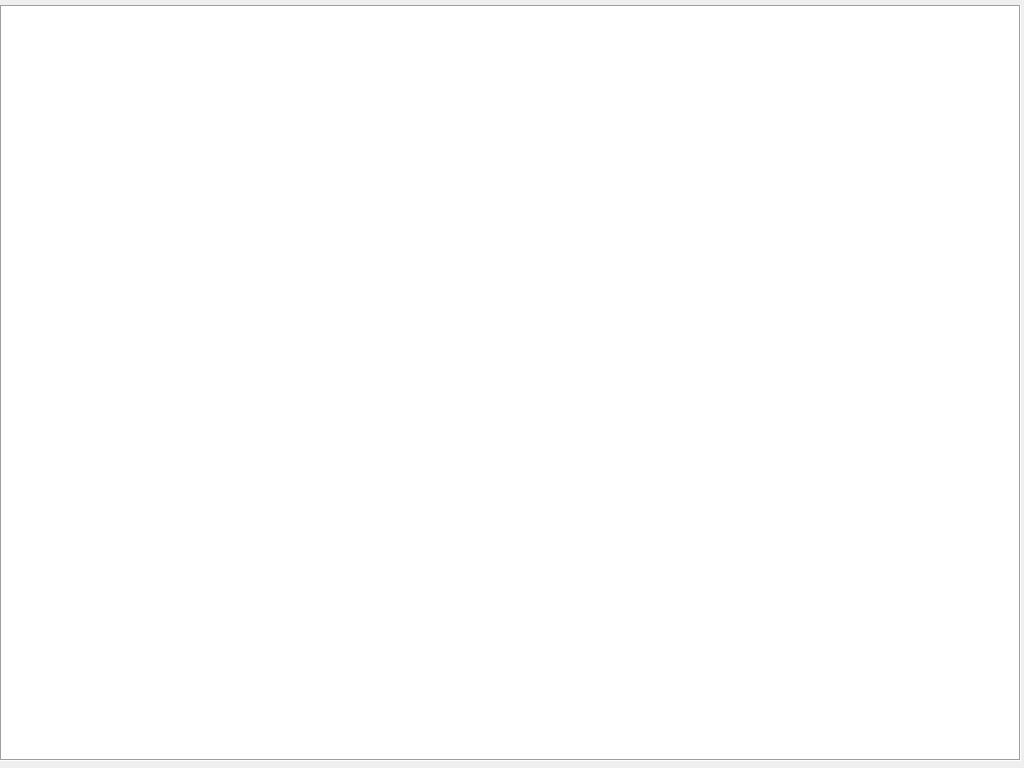
<?xml version="1.0" encoding="UTF-8"?>
<ui version="4.0">
 <class>TSIschDialog</class>
 <widget class="QDialog" name="TSIschDialog">
  <property name="geometry">
   <rect>
    <x>0</x>
    <y>0</y>
    <width>1024</width>
    <height>768</height>
   </rect>
  </property>
  <property name="windowTitle">
   <string notr="true">Trigger Supervisor logic diagram</string>
  </property>
  <widget class="QTextBrowser" name="textBrowser">
   <property name="geometry">
    <rect>
     <x>0</x>
     <y>5</y>
     <width>1021</width>
     <height>756</height>
    </rect>
   </property>
   <property name="acceptDrops">
    <bool>false</bool>
   </property>
   <property name="frameShape">
    <enum>QFrame::Box</enum>
   </property>
   <property name="html">
    <string>&lt;!DOCTYPE HTML PUBLIC &quot;-//W3C//DTD HTML 4.0//EN&quot; &quot;http://www.w3.org/TR/REC-html40/strict.dtd&quot;&gt;
&lt;html&gt;&lt;head&gt;&lt;meta name=&quot;qrichtext&quot; content=&quot;1&quot; /&gt;&lt;style type=&quot;text/css&quot;&gt;
p, li { white-space: pre-wrap; }
&lt;/style&gt;&lt;/head&gt;&lt;body style=&quot; font-family:'Sans'; font-size:9pt; font-weight:400; font-style:normal;&quot;&gt;
&lt;p style=&quot; margin-top:0px; margin-bottom:0px; margin-left:0px; margin-right:0px; -qt-block-indent:0; text-indent:0px;&quot;&gt;&lt;img src=&quot;:/images/help/tsi-diagram-1.jpg&quot; /&gt;&lt;br /&gt;&lt;img src=&quot;:/images/help/tsi-diagram-2.jpg&quot; /&gt;&lt;br /&gt;&lt;img src=&quot;:/images/help/tsi-diagram-3.jpg&quot; /&gt;&lt;br /&gt;&lt;/p&gt;
&lt;p style=&quot;-qt-paragraph-type:empty; margin-top:0px; margin-bottom:0px; margin-left:0px; margin-right:0px; -qt-block-indent:0; text-indent:0px;&quot;&gt;&lt;/p&gt;&lt;/body&gt;&lt;/html&gt;</string>
   </property>
   <property name="textInteractionFlags">
    <set>Qt::TextSelectableByMouse</set>
   </property>
  </widget>
 </widget>
 <resources/>
 <connections/>
</ui>
